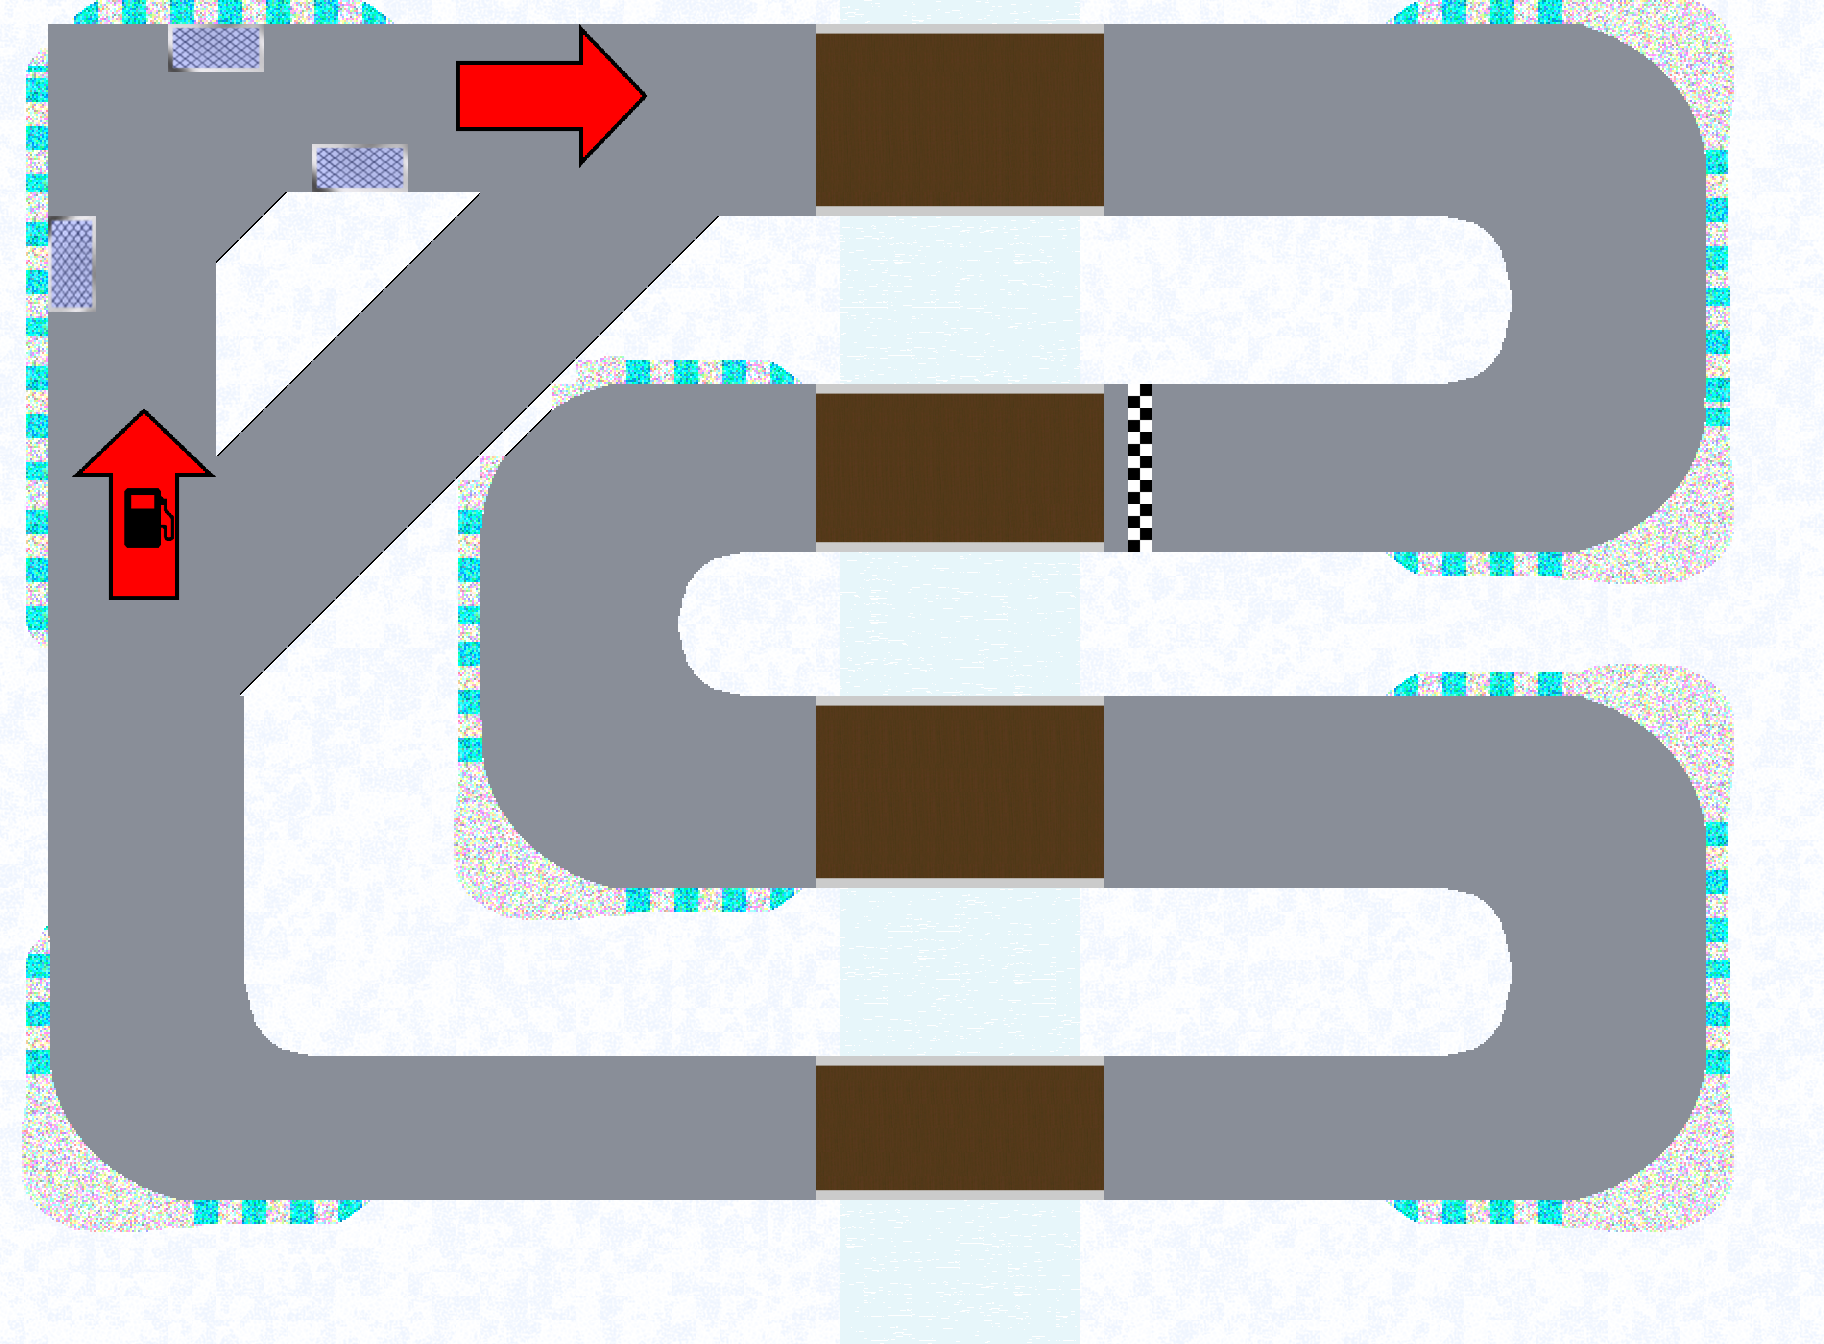

Below is a game level as drawn by its tile map, then a one-line description and the .tmx that defines it (tile-layer data replaced by summaries):
An orthogonal 76x56 tile map with 24x24 px tiles, 6 tile layers (snow, road, arrows, water, ...), 1 hidden layer not drawn, 15 tilesets.

<map version="1.0" orientation="orthogonal" renderorder="right-down" width="76" height="56" tilewidth="24" tileheight="24" nextobjectid="1">
 <tileset firstgid="1" name="snow_texture" tilewidth="24" tileheight="24" tilecount="64" columns="8">
  <image source="snow_texture.png" width="200" height="200" />
 </tileset>
 <tileset firstgid="65" name="winterasphalt_texture" tilewidth="24" tileheight="24" tilecount="64" columns="8">
  <image source="winterasphalt_texture.png" width="200" height="200" />
 </tileset>
 <tileset firstgid="129" name="bridge_texture" tilewidth="24" tileheight="24" tilecount="81" columns="9">
  <image source="bridge_texture.png" width="216" height="216" />
 </tileset>
 <tileset firstgid="210" name="map2_curves" tilewidth="24" tileheight="24" tilecount="1024" columns="32">
  <image source="map2_curves.png" width="768" height="768" />
 </tileset>
 <tileset firstgid="1234" name="diagonals" tilewidth="24" tileheight="24" tilecount="4" columns="2">
  <image source="diagonals.png" width="48" height="48" />
 </tileset>
 <tileset firstgid="1238" name="diagonals2" tilewidth="24" tileheight="24" tilecount="4" columns="2">
  <image source="diagonals2.png" width="48" height="48" />
 </tileset>
 <tileset firstgid="1242" name="fuel_pad" tilewidth="24" tileheight="24" tilecount="8" columns="2">
  <image source="fuel_pad.png" width="48" height="96" />
 </tileset>
 <tileset firstgid="1250" name="fuel_pad2" tilewidth="24" tileheight="24" tilecount="8" columns="4">
  <image source="fuel_pad2.png" width="96" height="48" />
 </tileset>
 <tileset firstgid="1258" name="fuel_arrow2" tilewidth="24" tileheight="24" tilecount="48" columns="6">
  <image source="fuel_arrow2.png" width="144" height="192" />
 </tileset>
 <tileset firstgid="1306" name="exit_arrow2" tilewidth="24" tileheight="24" tilecount="48" columns="8">
  <image source="exit_arrow2.png" width="192" height="144" />
 </tileset>
 <tileset firstgid="1354" name="oil" tilewidth="24" tileheight="24" tilecount="15" columns="5">
  <image source="oil.png" width="120" height="72" />
 </tileset>
 <tileset firstgid="1369" name="Finish Line" tilewidth="24" tileheight="24" tilecount="1" columns="1">
  <image source="Finish Line.png" width="24" height="24" />
 </tileset>
 <tileset firstgid="1370" name="Tire" tilewidth="24" tileheight="24" tilecount="4" columns="2">
  <image source="../Tire.png" width="48" height="48" />
 </tileset>
 <tileset firstgid="1374" name="water_texture" tilewidth="24" tileheight="24" tilecount="64" columns="8">
  <image source="water_texture.png" width="200" height="200" />
 </tileset>
 <tileset firstgid="1438" name="BigTire" tilewidth="24" tileheight="24" tilecount="16" columns="4">
  <image source="BigTire.png" width="96" height="96" />
 </tileset>
 <layer name="snow" width="76" height="56">
  <data>[4256 cells, 4256 non-empty, 64 distinct tile ids]</data>
 </layer>
 <layer name="road" width="76" height="56">
  <data>[4256 cells, 3015 non-empty, 802 distinct tile ids]</data>
 </layer>
 <layer name="arrows" width="76" height="56">
  <data>[4256 cells, 118 non-empty, 96 distinct tile ids]</data>
 </layer>
 <layer name="tires + oil" width="76" height="56" visible="0">
  <data>[4256 cells, 75 non-empty, 35 distinct tile ids]</data>
 </layer>
 <layer name="water" width="76" height="56">
  <data>[4256 cells, 270 non-empty, 28 distinct tile ids]</data>
 </layer>
 <layer name="finish line" width="76" height="56">
  <data>[4256 cells, 7 non-empty, 1 distinct tile ids]</data>
 </layer>
 <layer name="fuel pads" width="76" height="56">
  <data>[4256 cells, 24 non-empty, 16 distinct tile ids]</data>
 </layer>
</map>